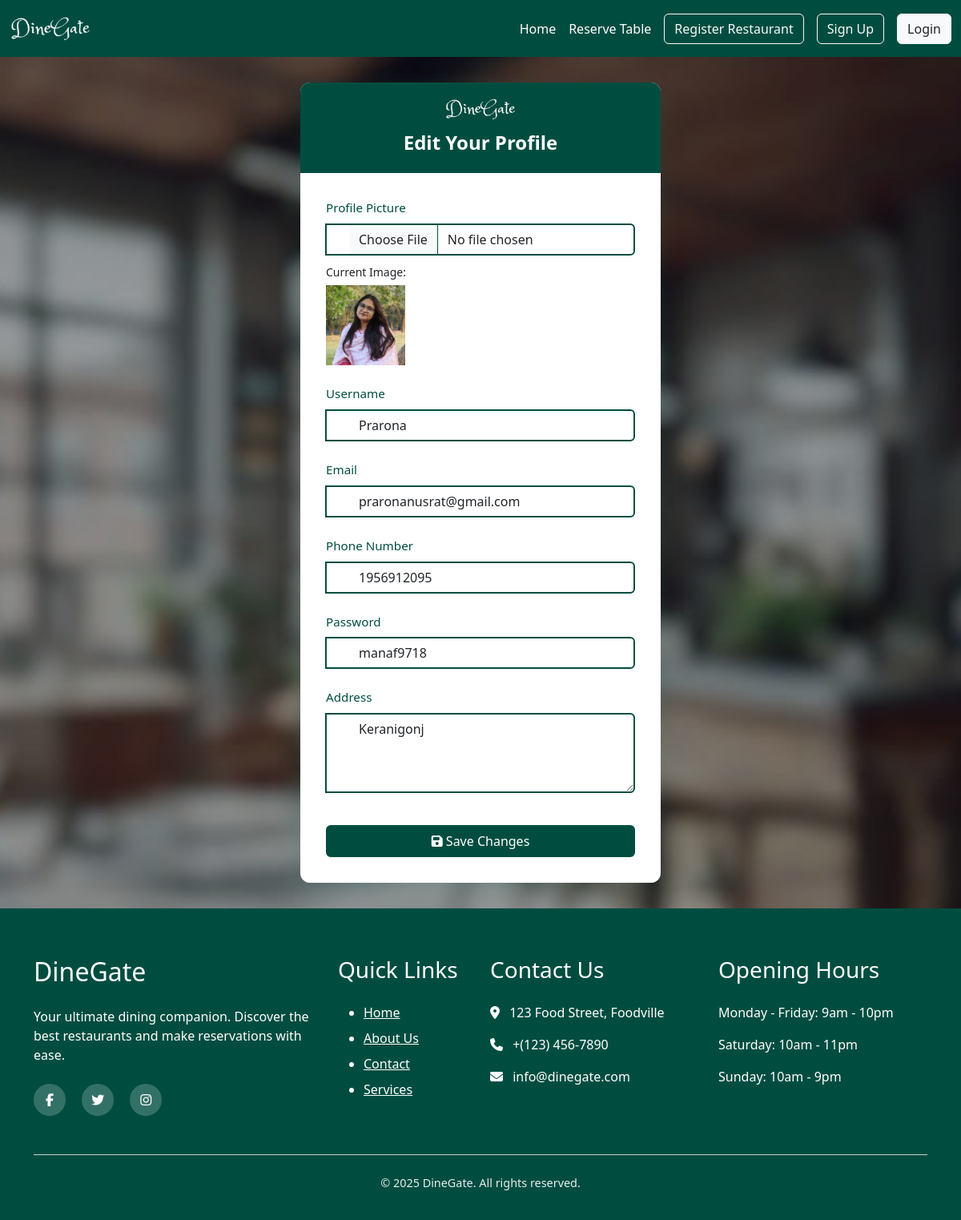
Before: /edit_customer_profile/4/ with the older database file.
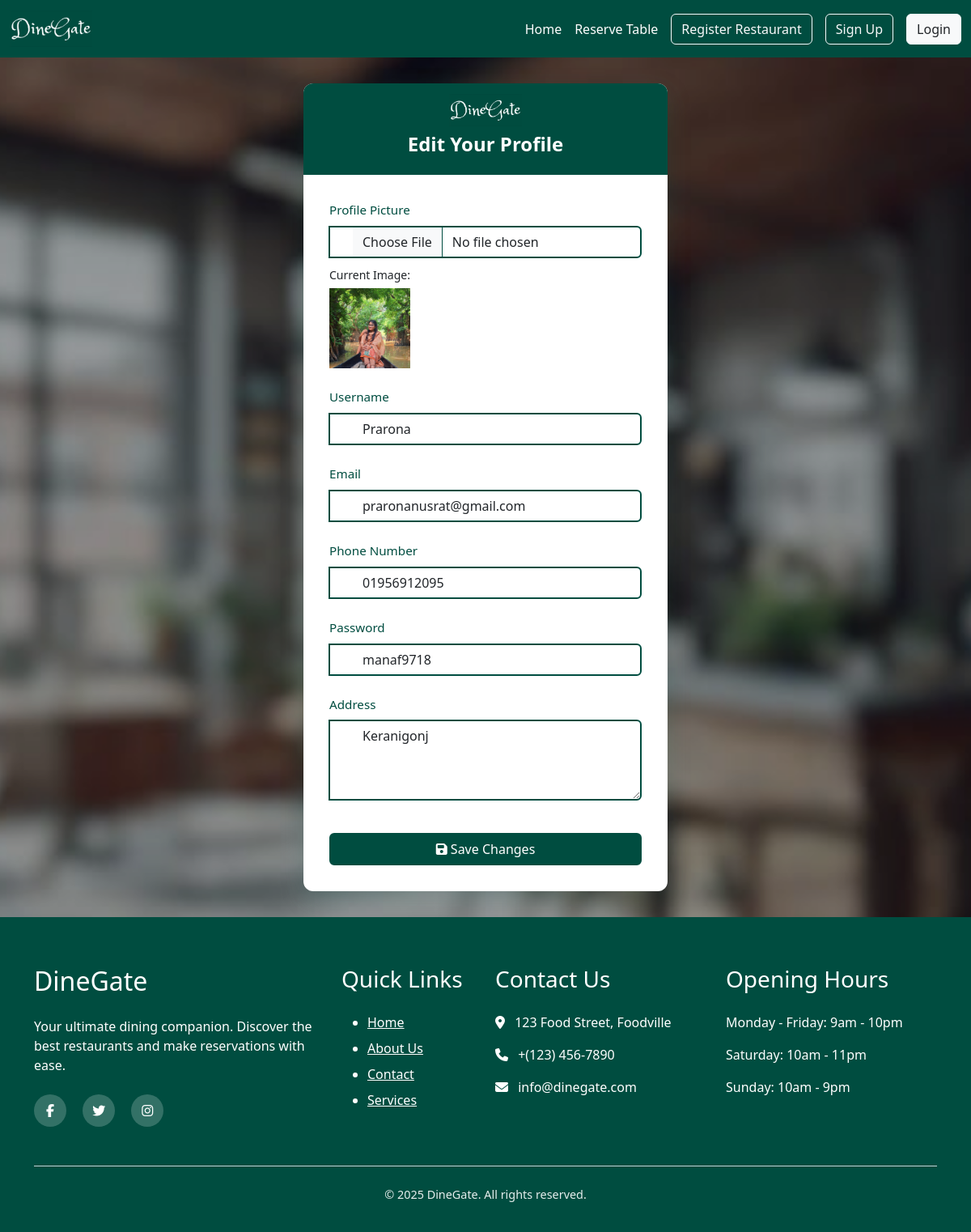
After: the same page with the newer database file.
### account/models.py (models this page shows, shortened)
class CustomerUser(models.Model):
    user_name=models.CharField(max_length=100)
    user_email=models.EmailField(max_length=100,blank=True,null=True)
    user_contact_number=models.CharField(max_length=15,blank=True,null=True)
    user_address=models.CharField(max_length=200,blank=True,null=True)
    user_image=models.ImageField(blank=True,null=True)
    user_password=models.CharField(max_length=200,blank=True,null=True)
    role = models.CharField(max_length=20, default='customer')

### account/views.py (the view)
# urls.py: path('edit_customer_profile/<int:user_id>/', a_views.edit_customer_profile, name='edit_customer_profile'),
def edit_customer_profile(request, user_id):
    customer = CustomerUser.objects.get(pk=user_id)
    if request.method == "POST":
        form = CustomerEditForm(request.POST, request.FILES, instance=customer)
        if form.is_valid():
            form.save()
            return redirect('Customer_profile',id=customer.id)  # Redirect to profile page
    else:
        form = CustomerEditForm(instance=customer)
    return render(request, 'account/edit_customer_profile.html', {'form': form})

### account/forms.py
class CustomerEditForm(forms.ModelForm):
    class Meta:
        model = CustomerUser
        fields = ["user_name", "user_email", "user_contact_number", "user_address", "user_image","user_password"]

### account/context_processors.py (called while the page is built)
def user_role(request):
    user = None
    role = None
    if request.session.get('user_id'):
        try:
            user = CustomerUser.objects.get(id=request.session['user_id'])
            role = 'customer'
        except CustomerUser.DoesNotExist:
            pass
    elif request.session.get('restaurant_id'):
        try:
            user = Restaurant.objects.get(id=request.session['restaurant_id'])
            role = 'restaurant'
        except Restaurant.DoesNotExist:
            pass
    return {
        'logged_user': user,
        'logged_role': role,
    }

### template/account/edit_customer_profile.html (shortened to what the changed rows need)
{% extends 'base.html' %}
{% load static %}
{% block content %}
<div class="login-wrapper" style="
    background: linear-gradient(rgba(0, 0, 0, 0.3), rgba(0, 0, 0, 0.3)),
                url('{% static 'images/back2.jpg' %}') no-repeat center center fixed;
    background-size: cover;
    min-height: 100vh;
    padding: 2rem;
    display: flex;
    align-items: center;
    justify-content: center;
">
    <div class="login-container">
        <div class="login-body">
            <form method="POST" class="login-form" enctype="multipart/form-data">
                <div class="form-group">
                    {% if form.instance.user_image %}
                        <div class="current-image-preview mt-2">
                            <small>Current Image:</small>
                            <img src="{{ form.instance.user_image.url }}" alt="Current profile image" style="max-width: 100px; max-height: 100px; display: block; margin-top: 5px;">
                        </div>
                    {% endif %}
                </div>
                <div class="form-group">
                    <div class="input-group">
                        <span class="input-icon">
                        </span>
                        <input type="text" id="id_user_name" name="user_name"
                               class="form-control" placeholder="Username"
                               value="{{ form.user_name.value|default:'' }}"
                               style="border: 2px solid #004d40; padding-left: 40px;">
                    </div>
                </div>
                <div class="form-group">
                    <div class="input-group">
                        <span class="input-icon">
                        </span>
                        <input type="email" id="id_user_email" name="user_email"
                               class="form-control" placeholder="Email"
                               value="{{ form.user_email.value|default:'' }}"
                               style="border: 2px solid #004d40; padding-left: 40px;">
                    </div>
                </div>
                <div class="form-group">
                    <div class="input-group">
                        <span class="input-icon">
                        </span>
                        <input type="text" id="id_user_contact_number" name="user_contact_number"
                               class="form-control" placeholder="Phone Number"
                               value="{{ form.user_contact_number.value|default:'' }}"
                               style="border: 2px solid #004d40; padding-left: 40px;">
                    </div>
                </div>
                <div class="form-group">
                    <div class="input-group">
                        <input type="text" id="id_user_password" name="user_password"
                               class="form-control" placeholder="Pasword"
                               value="{{ form.user_password.value|default:'' }}"
                               style="border: 2px solid #004d40; padding-left: 40px;">
                    </div>
                </div>
                <div class="form-group">
                    <div class="input-group">
                        <span class="input-icon">
                        </span>
                        <textarea id="id_user_address" name="user_address" class="form-control" placeholder="Your Address"
                                  style="border: 2px solid #004d40; padding-left: 40px; min-height: 100px;">{{ form.user_address.value|default:'' }}</textarea>
                    </div>
                </div>
            </form>
        </div>
    </div>
</div>
{% endblock %}

Changed rows visible on the page:
changed CustomerUser "Prarona": instance.user_image: a different picture; user_contact_number "1956912095" → "01956912095"
